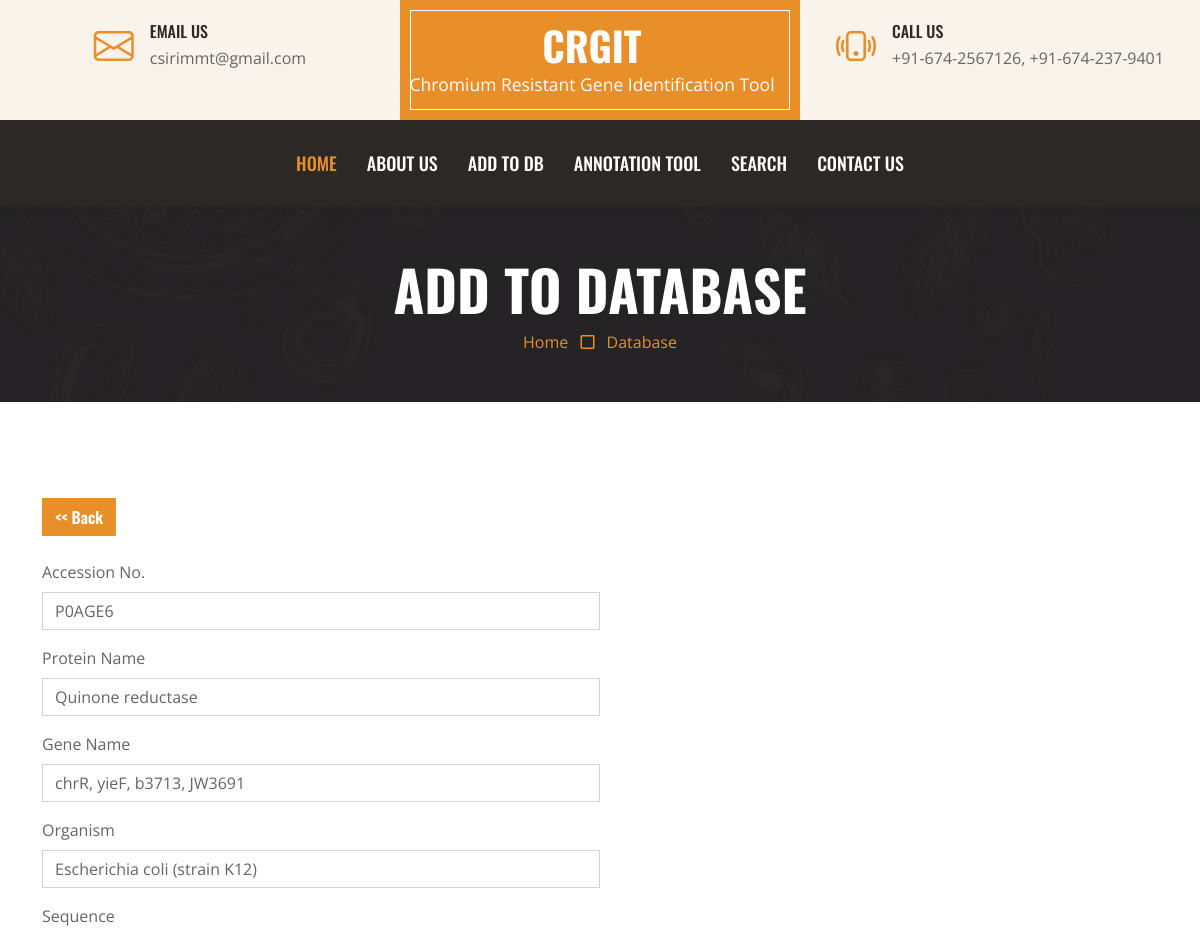
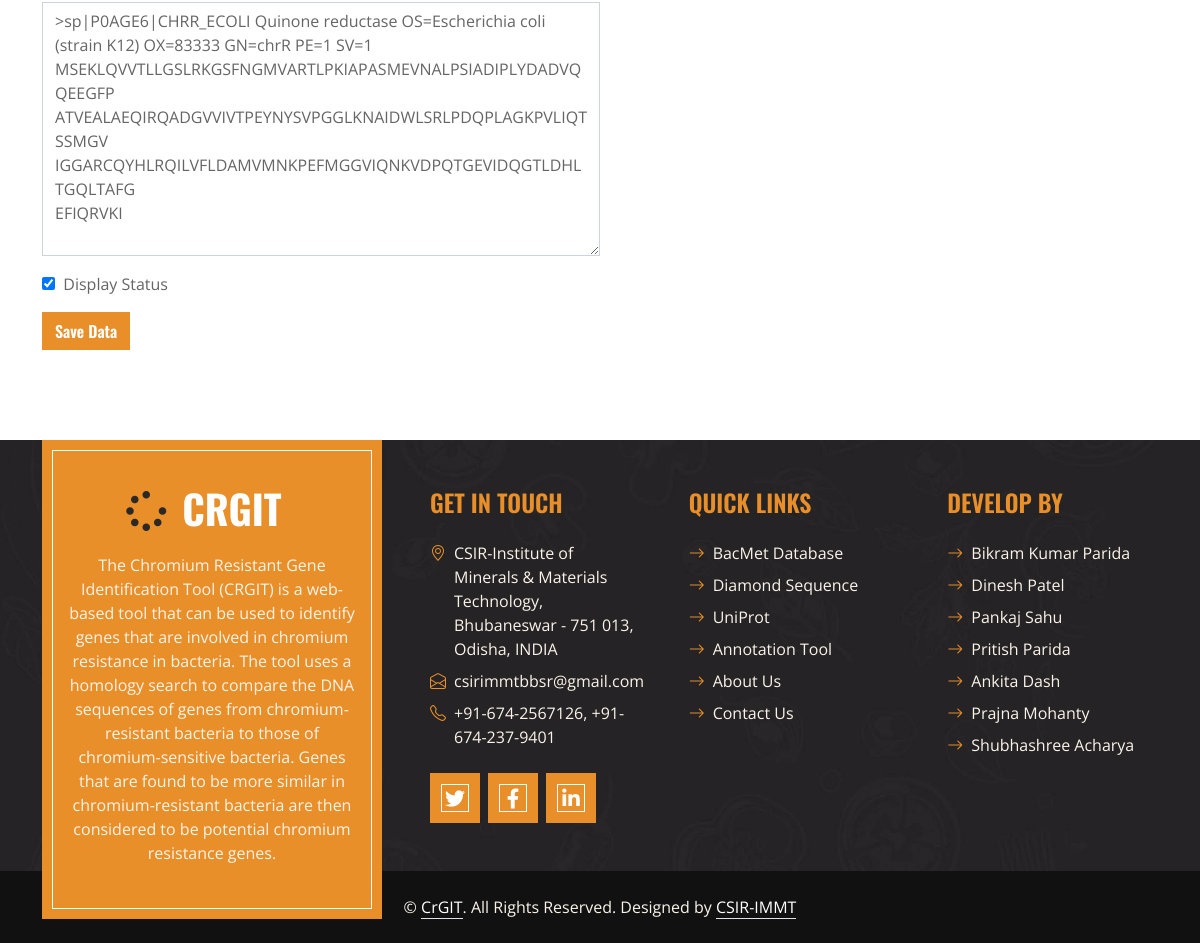
/index.php?page=add&id=1, run on the app's committed database (2 pictures, top to bottom).
### tables this page shows
CREATE TABLE `mstr_enzyme` (
  `id` int(11) NOT NULL,
  `acc_id` varchar(255) NOT NULL,
  `protein_name` varchar(1000) NOT NULL,
  `gene_name` varchar(2000) NOT NULL,
  `org` varchar(2000) NOT NULL,
  `seqeunce` text NOT NULL,
  `status` int(11) NOT NULL
);

### index.php (called while the page is built, shortened)
<?php
include "cls/dbcls.php";
include "cfg/config.php";
$sPage = "";
$sContentPage = "";
if(isset($_GET["page"]))
{
	$sPage = $_GET["page"];
}
switch ($sPage)
{
	case "add":
	$sContentPage = "gui/add.php";
	break;
}
include "inc/header.php";
include $sContentPage;
include "inc/footer.php";
?>

### cfg/config.php (called while the page is built)
<?php
$dbhost = 'localhost';
$dbuser = 'root';
$dbpass = '';
$dbname = 'crgit';
$db = new db($dbhost, $dbuser, $dbpass, $dbname);
?>

### cls/dbcls.php (called while the page is built, shortened)
<?php
class db {
    protected $connection;
	protected $query;
	public function __construct($dbhost = 'localhost', $dbuser = 'root', $dbpass = '', $dbname = '', $charset = 'utf8') {
		$this->connection = new mysqli($dbhost, $dbuser, $dbpass, $dbname);
		$this->connection->set_charset($charset);
	}
    public function query($query) {
		if ($this->query = $this->connection->prepare($query)) {
            if (func_num_args() > 1) {
                $x = func_get_args();
                $args = array_slice($x, 1);
				$types = '';
                $args_ref = array();
                foreach ($args as $k => &$arg) {
					if (is_array($args[$k])) {
						foreach ($args[$k] as $j => &$a) {
							$types .= $this->_gettype($args[$k][$j]);
							$args_ref[] = &$a;
						}
					} else {
	                	$types .= $this->_gettype($args[$k]);
	                    $args_ref[] = &$arg;
					}
                }
				array_unshift($args_ref, $types);
                call_user_func_array(array($this->query, 'bind_param'), $args_ref);
            }
            $this->query->execute();
        } else {
            $this->error('Unable to prepare MySQL statement (check your syntax) - ' . $this->connection->error);
        }
		return $this;
    }
	public function fetchArray() {
	    $params = array();
        $row = array();
	    $meta = $this->query->result_metadata();
	    while ($field = $meta->fetch_field()) {
	        $params[] = &$row[$field->name];
	    }
	    call_user_func_array(array($this->query, 'bind_result'), $params);
        $result = array();
		while ($this->query->fetch()) {
			foreach ($row as $key => $val) {
				$result[$key] = $val;
			}
		}
		return $result;
	}
	private function _gettype($var) {
	    if (is_string($var)) return 's';
	    return 'b';
	}
}
?>

### gui/add.php (the view, shortened to what this page needs)
  <?php
   $acc_id="";
   $protein_name="";
   $gene_name="";
   $org="";
   $seqeunce="";
   $chk = "";
  if(isset($_GET["id"]))
  {
   $rRows = $db->query("select * from mstr_enzyme where id=?",$_GET["id"])->fetchArray();
   $acc_id=$rRows["acc_id"];
   $protein_name=$rRows["protein_name"];
   $gene_name=$rRows["gene_name"];
   $org=$rRows["org"];
   $seqeunce=$rRows["seqeunce"];
   $status=$rRows["status"];
   if($status == "1")
   {
	   $chk = "checked";
   }
  }
  ?>
   <div class="container-fluid bg-dark bg-img p-5 mb-5">
       <div class="row">
           <div class="col-12 text-center">
               <h1 class="display-4 text-uppercase text-white">Add To Database</h1>
               <a href="">Home</a>
               <i class="far fa-square text-primary px-2"></i>
               <a href="">Database</a>
           </div>
       </div>
   </div>
    <div class="container-fluid pt-5">
       <div class="container">
	<a href="index.php?page=db" class='btn btn-primary'><< Back</a><br /><br />
	<div class="col-md-6">
	<form name="frm" id="frm" action="index.php?page=save" method="POST" onsubmit="return funValidate();" >
 <div class="form-outline mb-3">
 <label class="form-label" for="txtAcc">Accession No.</label>
   <input type="text" id="txtAcc" name="txtAcc" class="form-control" value="<?php echo $acc_id;  ?>" />
 </div>
  <div class="form-outline mb-3">
 <label class="form-label" for="txtProName">Protein Name</label>
   <input type="text" id="txtProName" name="txtProName" class="form-control" value="<?php echo $protein_name;  ?>" />
 </div>
 <div class="form-outline mb-3">
 <label class="form-label" for="txtGeneName">Gene Name</label>
   <input type="text" id="txtGeneName" name="txtGeneName" class="form-control" value="<?php echo $gene_name;  ?>" />
 </div>
  <div class="form-outline mb-3">
 <label class="form-label" for="txtOrg">Organism</label>
   <input type="text" id="txtOrg" name="txtOrg" class="form-control" value="<?php echo $org;  ?>" />
 </div>
  <div class="form-outline mb-3">
 <label class="form-label" for="txtSeq">Sequence</label>
   <textarea id="txtSeq" name="txtSeq" rows=10 class="form-control"><?php echo $seqeunce;  ?></textarea>
 </div>
 <div class="form mb-3">
<input type="checkbox" <?php echo $chk ?> name="chk" id="chk"  />&nbsp;&nbsp;<label for="chk">Display Status</label>
 </div>
  <div class="form-outline mb-3">
  <input type="Submit" value="Save Data" class="btn btn-primary" />
  </div>
 </form>
	</div>
	</div>
	</div>

### css/style.css (style rules this page uses)
:root { --primary: #E88F2A; --secondary: #FAF3EB; --light: #FFFFFF; --dark: #2B2825; }
h1, h2, .font-weight-bold { font-weight: 700 !important; }
.btn { font-family: 'Oswald', sans-serif; font-weight: 600; transition: .5s; }
.btn-primary { color: #FFFFFF; }
.bg-img { background: linear-gradient(rgba(43, 40, 37, .5), rgba(43, 40, 37, .5)), url(../img/bg.jpg) center center no-repeat; background-size: cover; }

### data on the page
mstr_enzyme: txtAcc "P0AGE6", txtProName "Quinone reductase", txtGeneName "chrR, yieF, b3713, JW3691", txtOrg "Escherichia coli (strain K12)", txtSeq ">sp|P0AGE6|CHRR_ECOLI Quinone reductase OS=Escherichia coli (strain K12) OX=83333 GN=chrR PE=1 SV=1 MSEKLQVVTLLGSLRKGSFNGMVARTLPKIAPASMEVNALPSIADIPLYDADVQQEEGFP ATVEALAEQIRQADGVVIVTPEYNYSVPGGLKNAIDWLSRLPDQPLAGKPVLIQTSSMGV IGGARCQYHLRQILVFLDAMVMNKPEFMGGVIQNKVDPQTGEVIDQGTLDHLTGQLTAFG EFIQRVKI"
